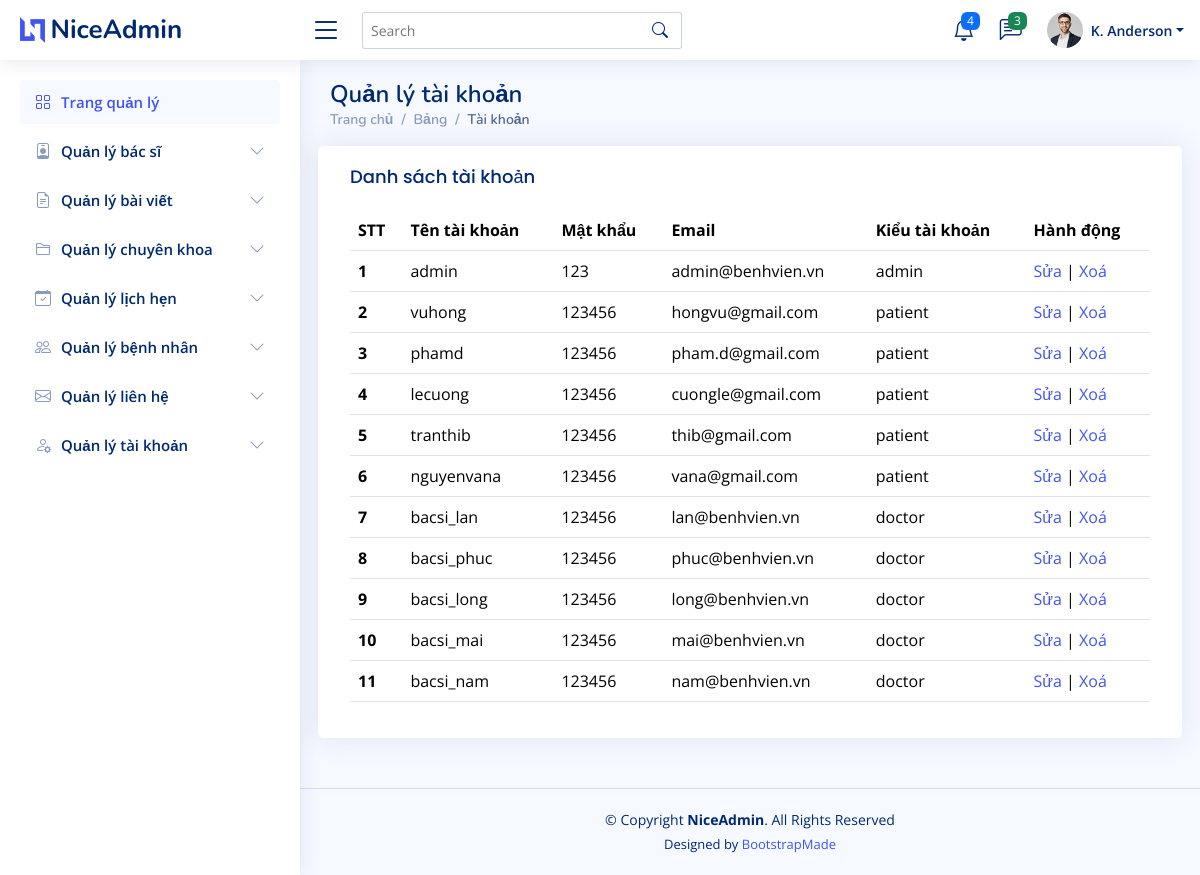
The page /admin/index.php?act=list_taikhoan on the database its author committed.
### tables this page shows
CREATE TABLE `user` (
  `user_id` int NOT NULL AUTO_INCREMENT,
  `user_name` varchar(45) DEFAULT NULL,
  `password` varchar(45) DEFAULT NULL,
  `email` varchar(100) DEFAULT NULL,
  `user_role` varchar(45) DEFAULT NULL,
  PRIMARY KEY (`user_id`)
);

### model/ketnoi/taikhoan.php (called while the page is built, shortened)
<?php
    function hienthi_taikhoan(){
        $conn= connectdb();
        $sql = "SELECT * FROM user
        ORDER BY user_id DESC";
        $stmt = $conn->prepare($sql);
        $stmt->execute();
        $kqtaikhoan= $stmt->fetchAll();
        return $kqtaikhoan;
    }
?>

### admin/view/hienthi/taikhoan/list_taikhoan.php (the view, shortened to what this page needs)
<main id="main" class="main">
<div class="pagetitle">
  <h1>Quản lý tài khoản</h1>
  <nav>
    <ol class="breadcrumb">
      <li class="breadcrumb-item"><a href="index.php?act=trangchu">Trang chủ</a></li>
      <li class="breadcrumb-item">Bảng</li>
      <li class="breadcrumb-item active">Tài khoản</li>
    </ol>
  </nav>
</div>
<section class="section">
  <div class="row">
      <div class="card">
        <div class="card-body">
          <h5 class="card-title">Danh sách tài khoản</h5>
          <table class="table datatable">
            <thead>
              <tr>
                <th scope="col">STT</th>
                <th scope="col">Tên tài khoản</th>
                <th scope="col">Mật khẩu</th>
                <th scope="col">Email</th>
                <th scope="col">Kiểu tài khoản</th>
                <th>Hành động</th>
              </tr>
            </thead>
            <tbody>
              <?php
                if(isset($kqtaikhoan)&& count($kqtaikhoan)> 0){
                  $i =1;
                  foreach($kqtaikhoan as $kq){
                    echo '
                        <tr>
                            <th scope="row">'.$i++.'</th>
                            <td>'.$kq['user_name'].'</td>
                            <td>'.$kq['password'].'</td>
                            <td>'.$kq['email'].'</td>
                            <td>'.$kq['user_role'].'</td>
                            <td>
                                <a href="index.php?act=sua_taikhoan&user_id='.$kq['user_id'].'">Sửa</a> |
                                <a href="index.php?act=del_taikhoan&user_id='.$kq['user_id'].'" onclick="return confirm(\'Bạn có chắc chắn muốn xoá '.$kq['user_name'].'  này không?\')">Xoá</a>
                            </td>
                        </tr>
              ';
                  }
                }
              ?>
            </tbody>
          </table>
        </div>
    </div>
  </div>
</section>
</main>

### admin/assets/css/style.css (style rules this page uses)
:root { scroll-behavior: smooth; }
body { font-family: "Open Sans", sans-serif; background: #f6f9ff; color: #444444; }
a { color: #4154f1; text-decoration: none; }
h1, h2, h3, h4, h5, h6 { font-family: "Nunito", sans-serif; }
#main { margin-top: 60px; padding: 20px 30px; transition: all 0.3s; }
.pagetitle { margin-bottom: 10px; }
.pagetitle h1 { font-size: 24px; margin-bottom: 0; font-weight: 600; color: #012970; }
.card { margin-bottom: 30px; border: none; border-radius: 5px; box-shadow: 0px 0 30px rgba(1, 41, 112, 0.1); }
.card-title { padding: 20px 0 15px 0; font-size: 18px; font-weight: 500; color: #012970; font-family: "Poppins", sans-serif; }
.card-body { padding: 0 20px 20px 20px; }
.breadcrumb { font-size: 14px; font-family: "Nunito", sans-serif; color: #899bbd; font-weight: 600; }
.breadcrumb a { color: #899bbd; transition: 0.3s; }
.breadcrumb .breadcrumb-item::before { color: #899bbd; }
.breadcrumb .active { color: #51678f; font-weight: 600; }
@media (min-width: 1200px) { #main, #footer { margin-left: 300px; } }

### rows shown on the page
user: user_name "admin", password "123", email "admin@benhvien.vn", user_role "admin"
user: user_name "vuhong", password "123456", email "hongvu@gmail.com", user_role "patient"
user: user_name "phamd", password "123456", email "pham.d@gmail.com", user_role "patient"
user: user_name "lecuong", password "123456", email "cuongle@gmail.com", user_role "patient"
user: user_name "tranthib", password "123456", email "thib@gmail.com", user_role "patient"
user: user_name "nguyenvana", password "123456", email "vana@gmail.com", user_role "patient"
user: user_name "bacsi_lan", password "123456", email "lan@benhvien.vn", user_role "doctor"
user: user_name "bacsi_phuc", password "123456", email "phuc@benhvien.vn", user_role "doctor"
user: user_name "bacsi_long", password "123456", email "long@benhvien.vn", user_role "doctor"
user: user_name "bacsi_mai", password "123456", email "mai@benhvien.vn", user_role "doctor"
user: user_name "bacsi_nam", password "123456", email "nam@benhvien.vn", user_role "doctor"
